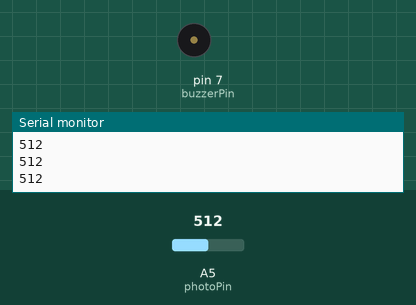
This sketch was run on a simulated Arduino Uno, built with avr-gcc and run on an emulated ATmega328P. Shown: buzzer (waves = sounding, pin HIGH), the last lines printed to the serial monitor. The test bench sets the inputs (shaded band); at power-on: A5 (photoPin) = 512.

Above: at 1.2 s.
1.3 s: A5 (photoPin) set to 292
2.8 s: A5 (photoPin) set to 259
At 3.6 s:
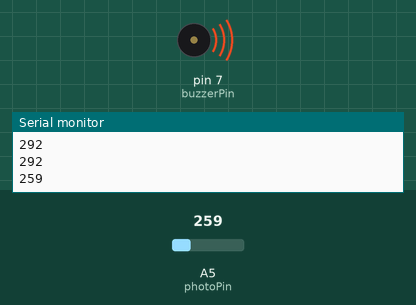
Timing chart, 0 to 9.3 s (numbered marks = the images above; inputs shaded):
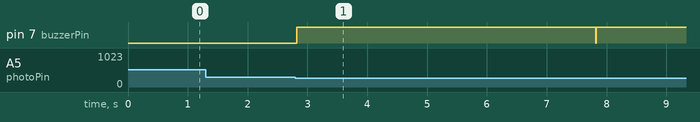

Measured:
- the behaviour switches between 275 and 274 on A5 (photoPin) (found by bisection; images 0 and 1)
- after the input at 2.8 s, pin 7 (buzzerPin): LOW → HIGH at once, → LOW 5.0 s later, → HIGH 0.01 s later

The sketch:

LaserAlarmSystem.ino
```cpp
const int buzzerPin = 7;
const int photoPin = A5;
void setup()
{
    Serial.begin(9600);  //Begin serial communcation
    pinMode(buzzerPin,OUTPUT);
    pinMode(photoPin,INPUT);
}

void loop()
{
  int val = analogRead(photoPin);
    Serial.println(val); //Write the value of the photoresistor to the serial monitor.
     delay(10); //short delay for faster response to light.

  if(val<275){
      digitalWrite(buzzerPin,HIGH);
      delay(5000);
      digitalWrite(buzzerPin,LOW);
  }
}
```
